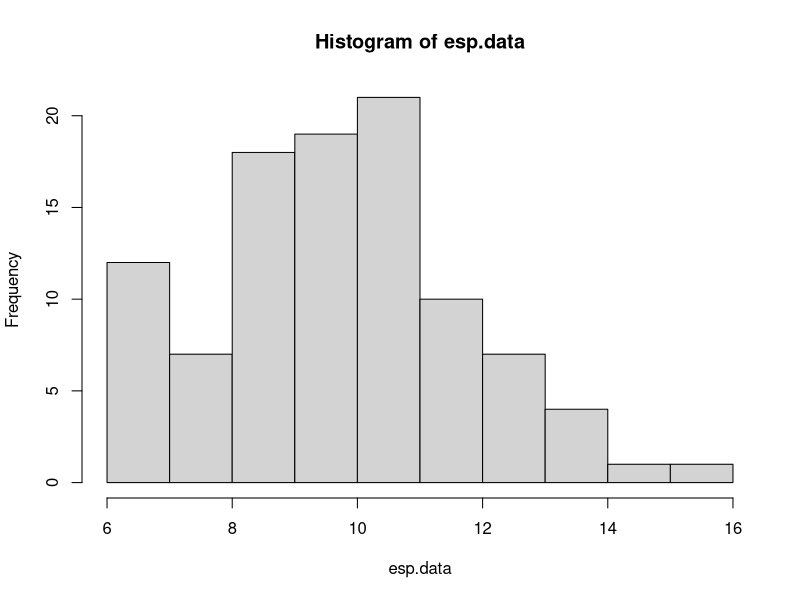
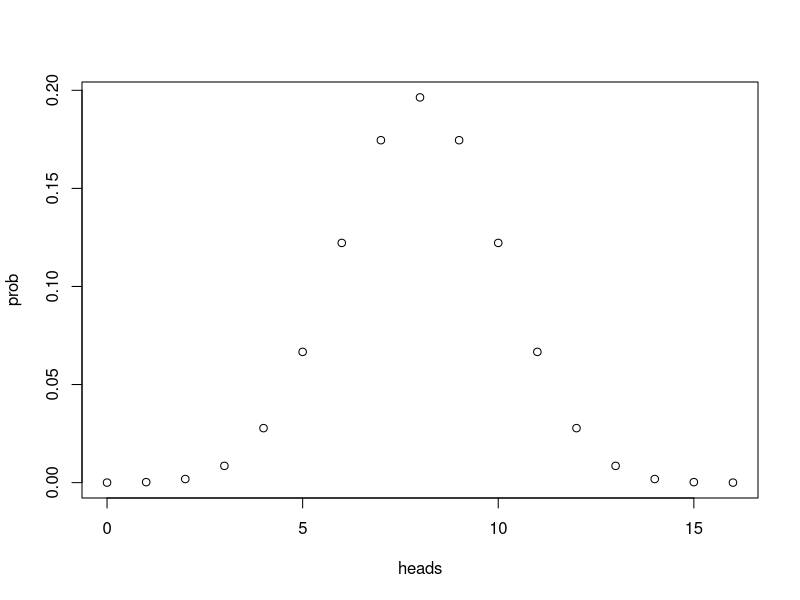
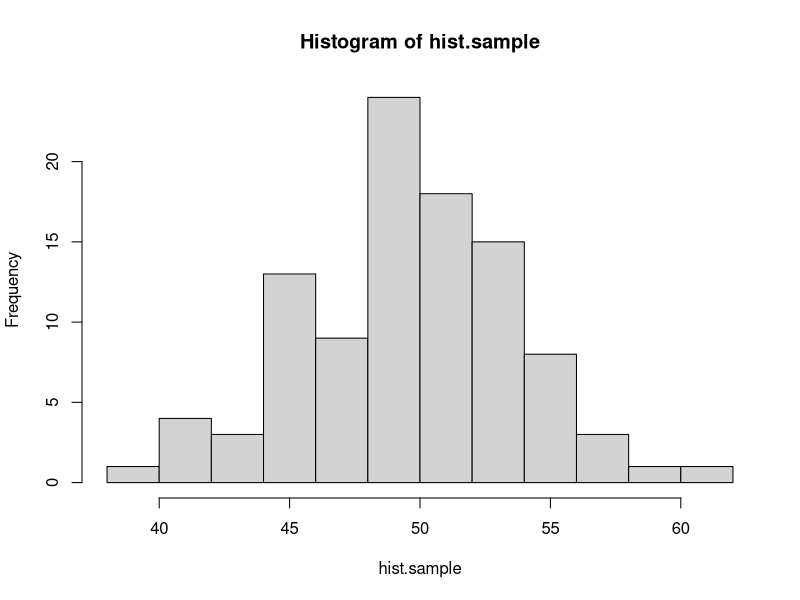
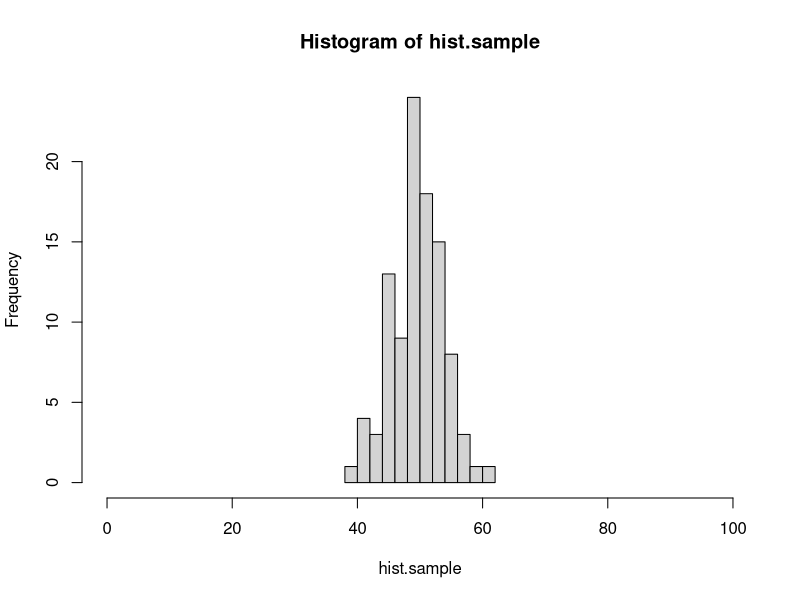

R code for these plots, in order:
#### practice with probability distributions ####

# calculating the likelihood requires understanding how to work
# with probability distributions. let's start with the binomial
# distribution.

# the binomial distribution describes the number of "success" in
# some number of "trials" given some probability of success. it 
# is the "coin flipping" distribution. 

# in R, we can draw a sample from a binomial distribution with rbinom()
# this isn't the first time you've seen rbinom, but here it is again, 
# with the parameters spelled out. you can try changing these to explore
# how the function works.

number.of.samples <- 2
number.of.trials.per.sample <- 10
probability.of.success <- 0.7

rbinom(number.of.samples, number.of.trials.per.sample, probability.of.success)

# below, use rbinom to create sample data for the following scenario.
# an experiment tests whether subjects have ESP. 100 subjects are each given
# the opportunity to predict whether a randomly generated number is odd or even.
# each subject makes 20 guesses.
# of course, ESP doesn't exist, so the probability of a successful guess is 0.50.
# store the result in a vector called esp.data

esp.data <- rbinom(100, 20, 0.50)
esp.data
# a quick way to visualize a distribution is with the hist() function:
hist(esp.data)

# what if we want to know the probability of someone getting exactly 10 guesses
# correct out of 20, if they are randomly guessing? for that we use the density
# function of the binomial: dbinom()

value.to.check <- 10
number.of.trials <- 20
probability.of.success <- 0.5

dbinom(value.to.check, number.of.trials, probability.of.success)

# use dbinom to find out the probability of someone answering 87 out of 100
# questions correctly, if they have a 0.9 probability of giving a correct answer
# for each individual question.

dbinom(87, 100, 0.90)

# with dbinom, you can use a vector as the first argument, to check the probability
# of multiple values at the same time:

values <- c(3, 4, 5)
dbinom(values, 8, 0.5)

# using this shortcut, *plot* the full distribution (probability mass function)
# for flipping 16 fair coins, counting the total number of heads.
# hint: create one vector for the different possible outcomes
#       then use dbinom to calculate the probability of all of the elements in the vector

heads <- seq(0,16)
prob <- dbinom(heads, 16, 0.50)
plot(heads, prob)

# quick detour #

# here's a quick tip about plot() or hist()
# if you want to change the range on the x-axis, you can use the xlim argument:

hist.sample <- rbinom(100, 100, 0.5)
hist(hist.sample)
hist(hist.sample, xlim=c(0,100)) # compare this plot to the line above.

# the normal distribution ##

# normal (gaussian) distributions are characterized by two parameters: mean and standard deviation
# the mean is the the location of the peak of the distribution, and the sd controls the width.
# the smaller the sd, the more peaked the distribution is in the center.

# like the binomial, there are rnorm() and dnorm() functions.

# generate 100 samples from a normal distribution with mean 0 and standard deviation 10.
# then use hist() to create a histogram of these samples.

# answer needed here.

# now plot the probability density function of this distribution.
# use the same strategy as you did above with the binomial to find the density of the normal
# distribution with mean 0 and sd 10 for values between -50 and 50. the distribution is continuous
# so, choose a reasonably small step size between values (remember the seq() function).

# answer needed here.

#### practice calculating likelihoods ####

# here's some data from 10 participants in an ESP experiment like the one described
# above. each subject had 20 guesses. the number of correct guesses is reported.

esp.practice.data <- data.frame(subject=1:10, n.correct=c(11,10,6,10,6,12,10,8,9,11))

# calculate the likelihood (regular, not log) for this data for three different values
# of the probability of success parameter: 0.4, 0.5, and 0.6.
# hint: prod() will multiple all elements of a vector together.

# answer needed here.

# which parameter value of those options is most likely?

# answer here.

# here is a sample of response times for a single subject from a rapid decision making experiment.
rt.sample <- c(391.5845, 411.9970, 358.6373, 505.3099, 616.2892, 481.0751, 422.3132, 511.7213, 205.2692, 522.3433, 370.1850,
               517.4617, 332.3344, 316.8760, 395.5431, 231.7831, 399.8646, 238.9064, 299.7924, 474.7512, 271.6326, 423.4861,
               379.7867, 212.7789, 233.8291, 472.4591, 534.2131, 453.9655, 408.3443, 352.3001)

# calculate the **log** likelihood for this data assuming that it is generated by a normal
# distribution for each of the following parameters. 
# hint: sum() adds the numbers in a vector. log() is the natural log function, or log=T for dnorm().

# 1) mean 350, sd 50
# answer needed here.

# 2) mean 400, sd 50
# answer needed here.

# 3) mean 450, sd 50
# answer needed here.

# 4) mean 350, sd 100
# answer needed here.

# 5) mean 400, sd 100
# answer needed here.

# 6) mean 450, sd 100
# answer needed here.

# which parameter set has the highest likelihood?

# answer needed here.

# here is a set of data for a subject in a categorization experiment, modeled with GCM.
# calculate the log likelihood of the parameters in the model (which i am not showing you).
# the point here is to know what to do when the model gives you a predicted probability
# of a response, and the data is either that response or not that response.
# hint: add a new column indicating the likelihood of each response, using mapply. then convert to log and add.
# if you do this correctly, the answer is -10.84249.

gcm.practice.data <- data.frame(correct.response = c(T, T, T, T, F, T, T, F, T, T, T, F, F, T, T, F, T, T, T, T),
                                gcm.probability.correct = c(0.84, 0.80, 0.84, 0.80, 0.79, 0.86, 0.89, 0.87, 0.69, 0.85, 0.75,
                                                            0.74, 0.82, 0.85, 0.87, 0.69, 0.83, 0.87, 0.80, 0.76))

# answer needed here.

#### maximum likelihood estimation ####

# the same search strategies we used for parameter fitting with rmse can be used with likelihoods,
# including grid search.

# here are the number of correct responses each subject gave in an experiment in which they had to
# decide if two images were the same or different. there were 40 trials for each subject
same.diff.data <- c(32, 29, 31, 34, 26, 29, 31, 34, 29, 31, 30, 29, 31, 34, 33, 27, 32, 29, 29, 27)

# we can model this experiment's data as 40 coin flips for each subject. use grid search to plot the likelihood
# function for values of theta (probability of a correct response) between 0.5 and 0.9, in steps of 0.01.
# start by writing a function that calculates the likelihood (not log) for the entire set of data given a value of theta.

# answer needed here.

# then use sapply to run the function for each possible value of theta in the set. use seq() to generate the
# set of possible values. plot the set of values on the x axis and the corresponding likelihoods on the y axis.

# answer needed here.

# the "true" underlying value i used to generate the data was 0.75. does that match up with the grid search?

## mle with optim()

# in this section, you'll do model recovery for a descriptive model of the linear relationship 
# between two continuous variables.

# let's assume that variable y is a linear function of variable x, such that:
# y = 4 + 0.8x

# create a vector of x values from 0 to 100, and the corresponding vector of y values,
# then plot these with x values on the x axis, and y values on the y axis.

# answer needed here.

# now let's assume that the relationship between x and y isn't perfect. there's a bit of random
# noise. add a random sample from a normal distribution with mean 0 and sd 10 to each y value.
# hint: there are 101 y values, so you need 101 samples.

# answer needed here.

# plot the data again, with the new noisy y values.

# answer needed here.

# there are three parameter values that control this plot,
# the intercept of the line: 4
# the slope of the line: 0.8
# the sd of the normal distribution: 10

# say that we observe a point of data, x = 20 and y = 27.
# the linear equation, y <- 4 + 0.8*x, predicts that when x is 20 y should also be 20.
4 + 0.8*20

# our model of this data assumes that the relationship is not perfect.
# we assume that there is noise so that when x is 20, the most likely value of y should be 4 + 0.8*x,
# but other values of y are possible. we describe the probability of different values of y with a normal
# distribution. when x is 20, then the normal distribution of y values is centered on 20, because the line
# says that y is 4 + 0.8x. using the normal distribution is helpful because it gives us a way to quantify
# how likely a value of 19 is compared to a value of 16, when x is 20.

# here's an example
x.observed <- 20
y.predicted <- 4 + 0.8*x.observed

# to find out the probability of y.observed=20, use dnorm()
# the mean of the normal distribution should be y.predicted (the distribution is centered on the line)
# and the sd of the normal is a parameter we will estimate, but for the demo below, is set to 10.
y.observed <- 20
dnorm(y.observed, y.predicted, 10)

# write the code to see how likely it is that y will be 33 when x is 29? (assuming sd = 10)
# the correct answer is 0.03371799...

# answer needed here.

# now generalize your solution to compute the likelihood of each value of y that you generated above.
# in other words, write the code that takes a vector of x and y values, and returns the probability
# of each pair given that the relationship between x and y is y <- 4 + 0.8*x and the normal distribution has an sd of 10.

# answer needed here.

# now generalize your solution one step further. write a function that takes in a vector of parameters,
# where parameters[1] is the intercept, parameters[2] is the slope, and parameters[3] is the sd of the normal,
# and returns the total **negative log likelihood**. remember, we want the negative log likelihood because
# optim() will find the set of parameters that minimizes a function.

# answer needed here.

# use optim() and Nelder-Mead to search for the best fitting parameters. remember to ensure that sd > 0
# and return NA if it is not.

# answer needed here.

# finally, plot the best fitting line on your points by using the abline() function, and the parameters that optim() found.

# answer needed here.
